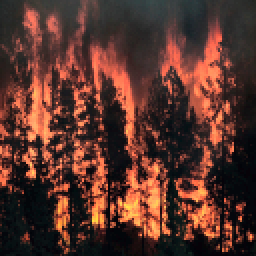
#> input picture dataset/kaggle_cleaned/images/fire/kaggle_fire_0015.png, 128 x 128 px (shown 2 times larger); its folder holds only this picture in this run
$ python -i preprocessing.py   (imports and definitions only)
#> lines starting #> are read from the running program, lines starting #| are printed output that depends on the picture
"""
Module de Prétraitement des Images Satellites (Tâche 1 - Salim)
===============================================================
Responsable : Salim (Vision par Ordinateur - CNN / U-Net)

Ce module implémente toutes les étapes de la Tâche 1 :
1. Nettoyage du dataset (détection et suppression/filtrage des images corrompues,
   vides ou illisibles).
2. Redimensionnement standardisé (ex: 128x128) et normalisation des canaux RGB.
3. Génération / raffinement des masques de segmentation du feu (combinaison
   d'indices spectraux couleur/thermique RGB-HSV-YCbCr pour isoler les zones de
   feu actif et de fumée dense lorsque les masques binaires ne sont pas fournis).
4. Augmentation des données (Data Augmentation) synchronisée (image + masque) :
   retournements horizontaux/verticaux, rotations, variations photométriques
   (luminosité/contraste) et bruit gaussien.
"""

from __future__ import annotations

import os
import random
from pathlib import Path
from typing import Dict, List, Optional, Tuple

import cv2
import numpy as np
from PIL import Image


DEFAULT_IMAGE_SIZE: Tuple[int, int] = (128, 128)
VALID_EXTENSIONS = {".jpg", ".jpeg", ".png", ".bmp", ".tif", ".tiff", ".webp"}


# [69 lines left out: functions is_image_valid, clean_dataset_directory, not called in this run]


def preprocess_image(
    image_input: str | Path | np.ndarray,
    target_size: Tuple[int, int] = DEFAULT_IMAGE_SIZE,
    normalize: bool = True,
    apply_clahe: bool = True,
) -> np.ndarray:
    """
    Charge, nettoie (amélioration du contraste CLAHE optionnelle), redimensionne
    et normalise une image satellite en format RGB.

    Args:
        image_input (str | Path | np.ndarray): Chemin de l'image ou tableau numpy BGR/RGB.
        target_size (Tuple[int, int]): Dimensions cibles (largeur, hauteur).
        normalize (bool): Si True, normalise les pixels dans [0.0, 1.0] (float32).
        apply_clahe (bool): Si True, applique une réduction de voile atmosphérique léger.

    Returns:
        np.ndarray: Image RGB prétraitée de forme (H, W, 3).
    """
#> called with target_size = (128, 128), normalize = True, apply_clahe = True
    if isinstance(image_input, (str, Path)):
        bgr = cv2.imread(str(image_input), cv2.IMREAD_COLOR)
#> bgr is the input picture: shape (128, 128, 3); mean B, G, R 43.5, 52.3, 89.2
        if bgr is None:
            raise ValueError(f"Impossible de lire l'image : {image_input}")
        rgb = cv2.cvtColor(bgr, cv2.COLOR_BGR2RGB)
    elif isinstance(image_input, np.ndarray):
        if image_input.ndim == 2:
            rgb = cv2.cvtColor(image_input, cv2.COLOR_GRAY2RGB)
        elif image_input.shape[2] == 4:
            rgb = cv2.cvtColor(image_input, cv2.COLOR_RGBA2RGB)
        else:
            rgb = image_input.copy()
    else:
        raise TypeError("image_input doit être un chemin (str/Path) ou un np.ndarray.")

    # Redimensionnement bilinéaire standardisé
    resized = cv2.resize(rgb, target_size, interpolation=cv2.INTER_AREA)

    # Amélioration douce du contraste local sur la luminance (utile pour images satellites)
    if apply_clahe:
        lab = cv2.cvtColor(resized, cv2.COLOR_RGB2LAB)
#> lab: shape (128, 128, 3); mean of channels 0, 1, 2 65.4, 142.5, 139.9
        l_chan, a_chan, b_chan = cv2.split(lab)
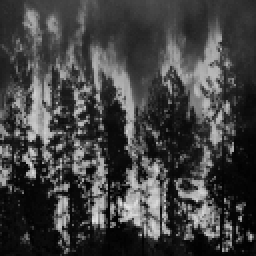
#> l_chan: shape (128, 128) (shown 2 times larger); min 1, max 229, mean 65.4
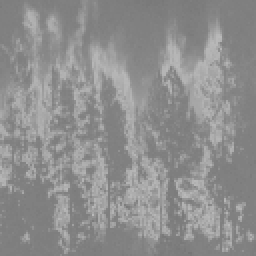
#> a_chan: shape (128, 128) (shown 2 times larger); min 118, max 186, mean 142.5
        clahe = cv2.createCLAHE(clipLimit=1.5, tileGridSize=(4, 4))
        l_chan = clahe.apply(l_chan)
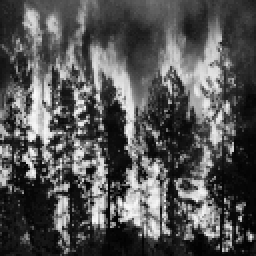
#> l_chan: shape (128, 128) (shown 2 times larger); min 1, max 251, mean 83.9
        lab = cv2.merge((l_chan, a_chan, b_chan))
#> lab: shape (128, 128, 3); mean of channels 0, 1, 2 83.9, 142.5, 139.9
        resized = cv2.cvtColor(lab, cv2.COLOR_LAB2RGB)
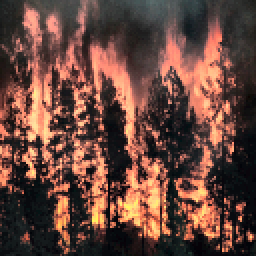
#> resized: shape (128, 128, 3) (shown 2 times larger); mean R, G, B 104.1, 70.4, 60.6

    if normalize:
        return resized.astype(np.float32) / 255.0
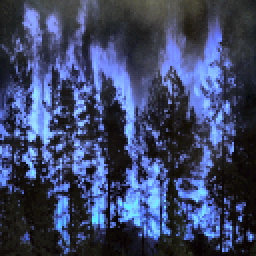
#> returned value: shape (128, 128, 3) float32 (shown 2 times larger); mean of channels 0, 1, 2 0.408, 0.276, 0.238; drawn as B, G, R
    return resized


# [135 lines left out: functions extract_fire_segmentation_mask, augment_image_and_mask, not called in this run]

>>> result = preprocess_image('dataset/kaggle_cleaned/images/fire/kaggle_fire_0015.png')

$ run again, on dataset/kaggle_cleaned/images/fire/kaggle_fire_0017.png
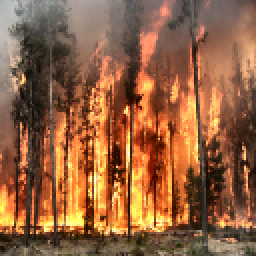
#> input picture dataset/kaggle_cleaned/images/fire/kaggle_fire_0017.png, 128 x 128 px (shown 2 times larger)
#> in preprocess_image, bgr is the input picture: shape (128, 128, 3); mean B, G, R 64.5, 97.3, 146.6
#> in preprocess_image, `l_chan = clahe.apply(l_chan)`:
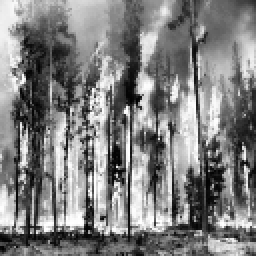
#> l_chan: shape (128, 128) (shown 2 times larger); min 2, max 255, mean 127.1
#> in preprocess_image, `return resized.astype(np.float32) / 255.0`:
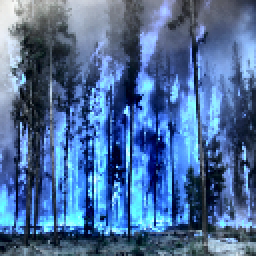
#> returned value: shape (128, 128, 3) float32 (shown 2 times larger); mean of channels 0, 1, 2 0.608, 0.428, 0.299; drawn as B, G, R

$ run again, on dataset/kaggle_cleaned/images/fire/kaggle_fire_0020.png
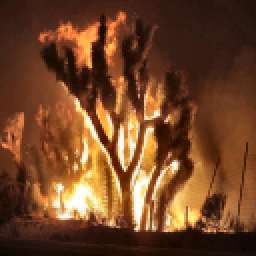
#> input picture dataset/kaggle_cleaned/images/fire/kaggle_fire_0020.png, 128 x 128 px (shown 2 times larger)
#> in preprocess_image, bgr is the input picture: shape (128, 128, 3); mean B, G, R 38.5, 68.4, 112.9
#> in preprocess_image, `l_chan = clahe.apply(l_chan)`:
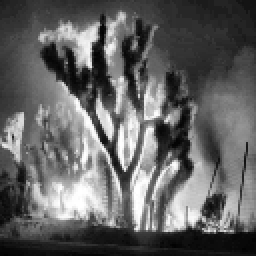
#> l_chan: shape (128, 128) (shown 2 times larger); min 2, max 255, mean 99
#> in preprocess_image, `return resized.astype(np.float32) / 255.0`:
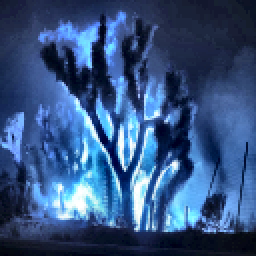
#> returned value: shape (128, 128, 3) float32 (shown 2 times larger); mean of channels 0, 1, 2 0.506, 0.327, 0.208; drawn as B, G, R

$ run again, on dataset/kaggle_cleaned/images/fire/kaggle_fire_0049.png
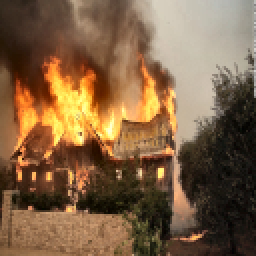
#> input picture dataset/kaggle_cleaned/images/fire/kaggle_fire_0049.png, 128 x 128 px (shown 2 times larger)
#> in preprocess_image, bgr is the input picture: shape (128, 128, 3); mean B, G, R 67.9, 97.6, 127.7
#> in preprocess_image, `l_chan = clahe.apply(l_chan)`:
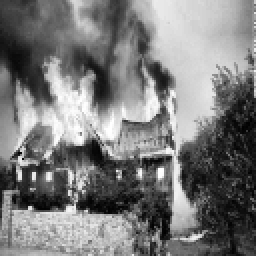
#> l_chan: shape (128, 128) (shown 2 times larger); min 1, max 255, mean 122.8
#> in preprocess_image, `return resized.astype(np.float32) / 255.0`:
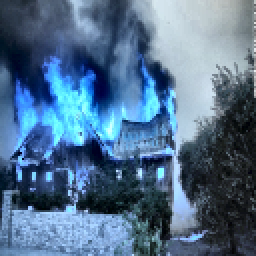
#> returned value: shape (128, 128, 3) float32 (shown 2 times larger); mean of channels 0, 1, 2 0.554, 0.437, 0.32; drawn as B, G, R
